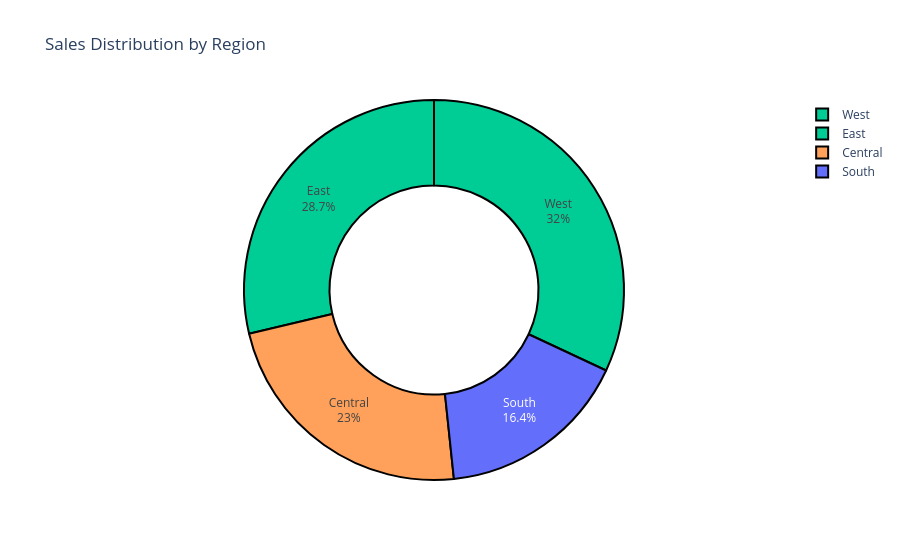

Here is the notebook cell this chart was saved with:
### Code cell
fig = px.pie(
    toolkit,
    names="Region",
    values="Sales",
    title="Sales Distribution by Region",
    template="plotly_white",
    color="Sales"
)
fig.update_traces(
hole=0.55, textinfo="percent+label",
 marker=dict(line=dict(color='black', width=2)),
 hovertemplate="<b>%{label}</b><br>Sales: %{value}<br>Share: %{percent}"
)
fig.show()

### Figure 1 — Plotly figure (JSON) as saved in the notebook; plotly's stock layout.template omitted (floating-point values rounded to 4 significant figures; data arrays with more than 128 entries replaced by an {"elided": "..."} marker saying what was removed)
{"data": [{"customdata": {"elided": "9994x1 int values"}, "domain": {"x": [0, 1], "y": [0, 1]}, "hole": 0.55, "hovertemplate": "<b>%{label}</b><br>Sales: %{value}<br>Share: %{percent}", "labels": {"elided": "9994 str values"}, "legendgroup": "", "marker": {"colors": {"elided": "9994 str values"}, "line": {"color": "black", "width": 2}}, "name": "", "showlegend": true, "textinfo": "percent+label", "type": "pie", "values": {"elided": "9994 int values"}}], "layout": {"legend": {"tracegroupgap": 0}, "title": {"text": "Sales Distribution by Region"}}}
